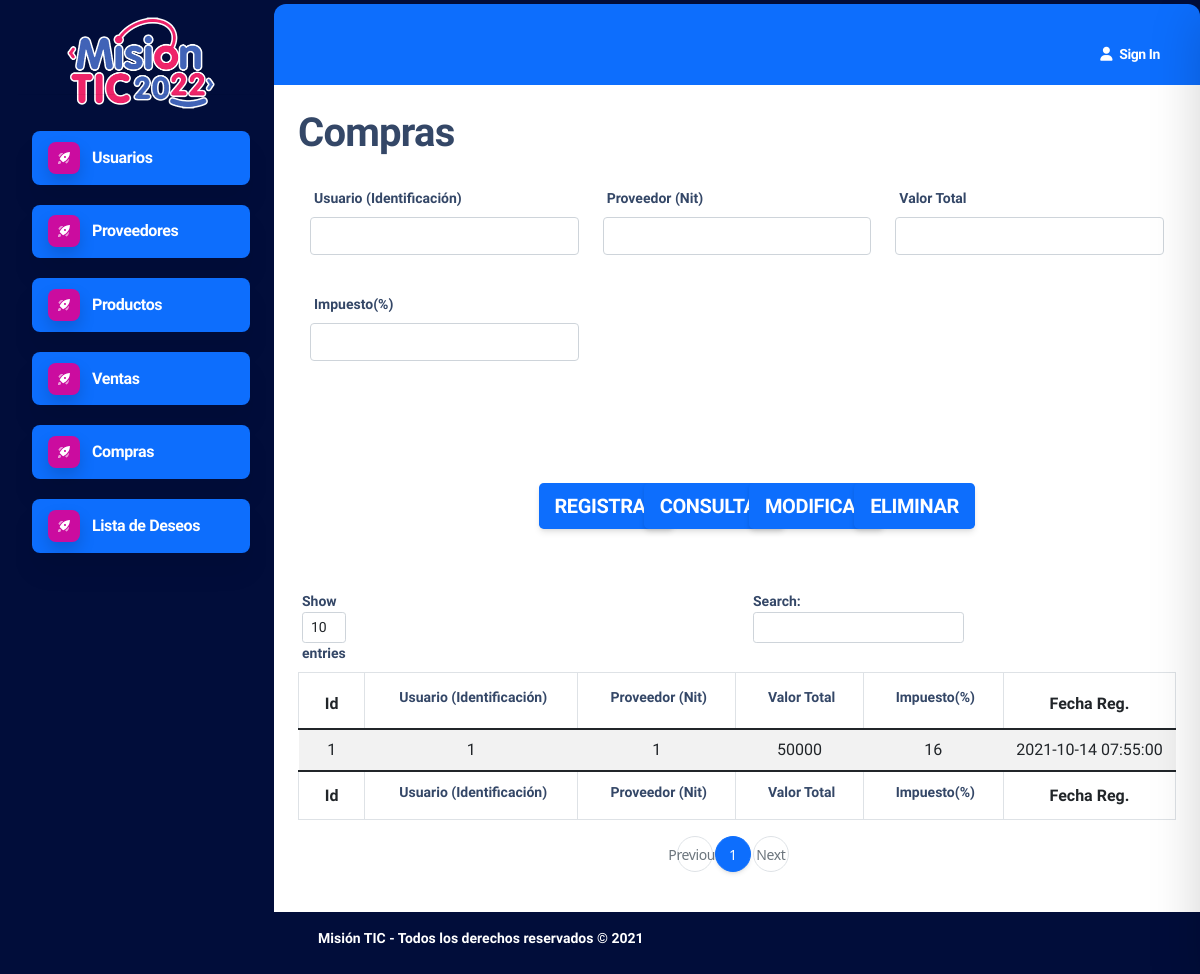
The app's page /compras/ with its own data.
### tables this page shows
CREATE TABLE menu (id INTEGER PRIMARY KEY ASC AUTOINCREMENT NOT NULL, nombre VARCHAR NOT NULL, descripcion VARCHAR (255) NOT NULL, url VARCHAR (100), icono VARCHAR (50), fecha_registro DATETIME NOT NULL, usuario_registro INT (11) NOT NULL, estado INT (1) NOT NULL);

CREATE TABLE compras (id INTEGER PRIMARY KEY ASC AUTOINCREMENT, id_usuario INTEGER REFERENCES usuarios (id) NOT NULL, id_proveedor INTEGER REFERENCES proveedores (id) NOT NULL, valor_total DECIMAL (9, 2) NOT NULL, impuestos DECIMAL (9, 2) NOT NULL, fecha_registro DATETIME NOT NULL, usuario_registro INT (1) NOT NULL, estado INT (1) NOT NULL);

### main.py (the view)
@app.route('/compras/')
def homeCompra():
    return compra_ctrl.index(menu)

### views/forms/CompraForm.py
class CompraForm(FlaskForm):
    usuario = StringField('Usuario (Identificación)', validators=[InputRequired()])
    proveedor = StringField('Proveedor (Nit)', validators=[InputRequired()])
    valor_total = FloatField('Valor Total', validators=[InputRequired()])
    impuesto = FloatField('Impuesto(%)')

### controllers/CompraController.py (called while the page is built)
    def index(self, menu):
        data = form.CompraForm()
        lista = self.getAll()
        cant_elements = 0
        if len(lista)>0: cant_elements = len(lista[0])
        return render_template('CompraView.html', form=[data, lista, cant_elements, menu])

    def getAll(self):
        rows = None
        with sqlite3.connect('db/ecommerceDB.db') as connection:
            cur = connection.cursor()
            query = 'SELECT * FROM compras WHERE estado = 1'
            cur.execute(query)
            rows = cur.fetchall()
        return rows

### views/CompraView.html
{% from 'helpers/Template.html' import StartTemplate with context %}
{{  StartTemplate(form[3]) }}
		<div class="container">
			<div class="container-form">
				<h1>Compras</h1>
				<form action="" method="post">
					{% from 'helpers/FormsHelper.html' import generateForm with context %}
					{{ generateForm(form[0]) }}
				</form>
			</div>
			<div class="container-buttons">
				{% from 'helpers/ButtonsHelper.html' import generateButtons with context %}
				{{ generateButtons() }}
			</div>
			<div class="container-table">
				{% from 'helpers/TableHelper.html' import generateTable with context %}
				{{ generateTable(form) }}
			</div>
		</div>
{% from 'helpers/Template.html' import EndTemplate with context %}
{{ EndTemplate() }}

### views/helpers/Template.html (shortened to what this page needs)
{% macro StartTemplate(menu) %}
<!DOCTYPE html>
<html lang="en">
<head>
  <link rel="stylesheet" href="{{ url_for('static',filename='template/assets/css/nucleo-icons.css') }}">
  <link rel="stylesheet" href="{{ url_for('static',filename='template/assets/css/nucleo-svg.css') }}">
  <link rel="stylesheet" href="{{ url_for('static',filename='template/assets/css/soft-ui-dashboard.css') }}">
  <link rel="stylesheet" href="{{ url_for('static',filename='css/custom.css') }}">
  <link rel="stylesheet" href="{{ url_for('static',filename='libs/bootstrap/css/bootstrap.min.css') }}">
  <link rel="stylesheet" href="{{ url_for('static',filename='libs/bootstrap/css/bootstrap-grid.min.css') }}">
  <link rel="stylesheet" href="{{ url_for('static',filename='libs/bootstrap/css/bootstrap-reboot.min.css') }}">
  <link rel="stylesheet" href="{{ url_for('static',filename='libs/bootstrap/css/bootstrap-utilities.min.css') }}">
</head>
<body class="g-sidenav-show ">
  <aside class="sidenav navbar navbar-vertical navbar-expand-xs border-0 border-radius-xl my-3 fixed-start ms-3 " id="sidenav-main">
    <div class="sidenav-header">
      <a href="/" target="_blank" class="container-logo">
        <img src="{{ url_for('static',filename='template/assets/img/logo-ct.png') }}"  alt="main_logo" class="main-logo">
      </a>
    </div>
    <hr class="horizontal dark mt-0">
      <ul class="navbar-nav">
        {% for field in menu %}
        <li class="nav-item">
          <a class="nav-link  active" href="{{ field[3] }}" title="{{ field[2] }}">
            <div class="icon icon-shape icon-sm shadow border-radius-md bg-white text-center me-2 d-flex align-items-center justify-content-center">
            </div>
            <span class="nav-link-text ms-1">{{ field[1] }}</span>
          </a>
        </li>
         {% endfor %}
      </ul>
  </aside>
  <main class="main-content position-relative max-height-vh-100 h-100 mt-1 border-radius-lg ">
    <nav class="navbar navbar-main navbar-expand-lg px-0 mx-4 shadow-none border-radius-xl" id="navbarBlur" navbar-scroll="true">
      <div class="container-fluid py-1 px-3">
        <div class="collapse navbar-collapse mt-sm-0 mt-2 me-md-0 me-sm-4" id="navbar">
          <ul class="navbar-nav  justify-content-end">
            <li class="nav-item d-flex align-items-center">
              <a href="javascript:;" class="nav-link text-body font-weight-bold px-0" style="color: white !important; font-family: 'Montserrat';">
                <i class="fa fa-user me-sm-1"></i>
                <span class="d-sm-inline d-none">Sign In</span>
              </a>
            </li>
          </ul>
        </div>
      </div>
    </nav>
    <div class="container-fluid py-4 main-container-app">
{% endmacro %}
{% macro EndTemplate() %}
    </div>
      <footer class="footer pt-3  ">
        <div class="container-fluid">
          <div class="row align-items-center justify-content-lg-between">
            <div class="col-lg-6 mb-lg-0 mb-4">
              <div class="copyright text-center text-sm text-muted text-lg-start" style="color: white !important; font-family: 'Montserrat' !important; font-weight: 700 !important;">
                Misión TIC - Todos los derechos reservados
                ©
              </div>
            </div>
          </div>
        </div>
      </footer>
  </main>
</body>
</html>
{% endmacro %}

### views/helpers/FormsHelper.html (shortened to what this page needs)
{% macro generateForm(form) %}
	<div class="container">
		<div class="row">
			{% for field in form %}
				{% if field.type != 'CSRFTokenField' and field.type != 'SubmitField'%}
						<div class="form-group col-sm-4 col-md-4 col-lg-4 col-xl-4" style="margin-top:20px;">
							{{ field.label }}
							{% if field.errors %}
								{{ field(class='form-control is-invalid') }}
							{% else %}
								{{ field(class='form-control') }}
							{% endif %}
						</div>
				{% else %}
				<div class="row">
					<div class="form-group col-sm-12 col-md-12 col-lg-12 col-xl-12" style="margin-top:20px;">
					</div>
				</div>
				{% endif %}
			{% endfor %}
			</div>
	</div>
{% endmacro %}

### views/helpers/ButtonsHelper.html
{% macro generateButtons() %}
<div class="row justify-content-center">
    <div class="form-group col-sm-6 col-md-6 col-lg-6 col-xl-6" style="margin-top:20px;">
        <div class="row">
            <div class="col-sm-3 col-md-3 col-lg-3 col-xl-3">
                <button type="button" id="btnRegistrar" class="btn btn-primary btn-lg">Registrar</button>
            </div>
            <div class="col-sm-3 col-md-3 col-lg-3 col-xl-3">
                <button type="button" id="btnConsultar" class="btn btn-primary btn-lg">Consultar</button>
            </div>
            <div class="col-sm-3 col-md-3 col-lg-3 col-xl-3">
                <button type="button" id="btnModificar" class="btn btn-primary btn-lg">Modificar</button>
            </div>
            <div class="col-sm-3 col-md-3 col-lg-3 col-xl-3">
                <button type="button" id="btnEliminar" class="btn btn-primary btn-lg">Eliminar</button>
            </div>
        </div>
    </div>
</div>
{% endmacro %}

### views/helpers/TableHelper.html
{% macro generateTable(data) %}
    {% if form[2] > 0 %}
        <table id="info-table" class="table table-striped table-bordered" style="width:100%">
            <thead id="thead-table">
                    <tr>
                        <th style="text-align:center;  font-family: 'Montserrat';">Id</th>
                        {% for field in form[0] %}
                            {% if field.type != 'CSRFTokenField' and field.type != 'SubmitField'%}
                                <th style="text-align:center; font-family: 'Montserrat';">{{ field.label }}</th>
                            {% endif %}
                        {% endfor %}
                        <th style="text-align:center;  font-family: 'Montserrat';">Fecha Reg.</th>
                    </tr>
            </thead>
            <tbody id="tbody-table">
                <tr style="text-align:center; font-family: 'Montserrat';">
                    {% for field in form[1] %}
                         {% for i in range(form[2]-2) %}
                            <td style="text-align:center; font-family: 'Montserrat';">{{ field[i] }}</td>
                         {% endfor %}
                    {% endfor %}
                </tr>
            <tfoot id="tfoot-table">
                    <tr>
                        <th style="text-align:center;  font-family: 'Montserrat';">Id</th>
                        {% for field in form[0] %}
                            {% if field.type != 'CSRFTokenField' and field.type != 'SubmitField'%}
                                <th style="text-align:center; font-family: 'Montserrat';">{{ field.label }}</th>
                            {% endif %}
                        {% endfor %}
                        <th style="text-align:center; font-family: 'Montserrat';">Fecha Reg.</th>
                    </tr>
            </tfoot>
        </table>
    {% else %}
    <div class="container-no-data">
        <span>No hay información para mostrar</span>
    </div>
    {% endif %}
{% endmacro %}

### static/template/assets/css/nucleo-svg.css (style rules this page uses)
.icon { display: inline-block; color: #111111; height: 1em; width: 1em; }
.icon-sm { height: 0.8em; width: 0.8em; }
.icon { fill: currentColor; stroke: none; }

### static/css/custom.css (style rules this page uses)
.container-buttons { margin:30px; }
.container-table { overflow-x: scroll; }
.main-container-app { background: white; }
.main-content { background: #0d6efd; color: white; }
.navbar-nav .nav-item { margin-top:20px !important; }
body, td { font-family: 'Montserrat', sans-serif; }
label { font-family: 'Montserrat', sans-serif; font-size: 14px; }
.form-control { font-family: 'Montserrat'; }
h1,h2,h3,h4,h5,h6 { font-family: 'Montserrat' ; font-weight: 600 !important; }
[type=button]:not(:disabled), [type=reset]:not(:disabled), [type=submit]:not(:disabled), button:not(:disabled) { cursor: pointer; font-family: 'Montserrat'; font-weight: 600; }
.navbar-vertical .navbar-nav>.nav-item .nav-link.active { color: #ffffff !important; background-color: rgb(13 110 253) !important; font-family: 'Montserrat'; font-size: 16px; }
html { overflow-y: hidden; }
.pt-3 { padding: 2rem !important; }
.copyright { color: white !important; font-family: 'Montserrat' !important; font-weight: 700 !important; }
.g-sidenav-show { background: rgb(1 13 58) !important; }
.container-logo { padding: 50px; }
.main-logo { width: 60% !important; }

### records on screen
menu: nombre "Usuarios"
menu: nombre "Proveedores"
menu: nombre "Productos"
menu: nombre "Ventas"
menu: nombre "Compras"
menu: nombre "Lista de Deseos"
compras: id "1" "1" "1" "50000" "16" "2021-10-14 07:55:00"

### other values on screen
{{ field.label }} "Usuario (Identificación)" "Proveedor (Nit)" "Valor Total" "Impuesto(%)"
